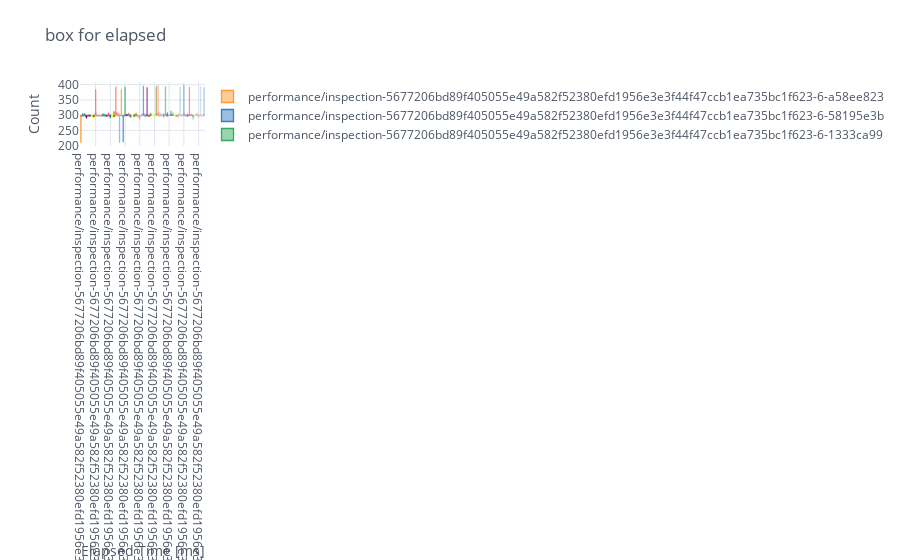

Source (notebook cell):
### Code cell
inspection.create_plot_multiple_batches(
    data=inspection_parameters_df_dict,
    quantity="elapsed",
    plot_type="box",
    x_label="Elapsed Time [ms]",
    y_label="Count",
    static=False,
    save_result=SAVE_RESULTS,
    project_folder=PROJECT_DIR_NAME,
    folder_name="BoxPlots"
)
